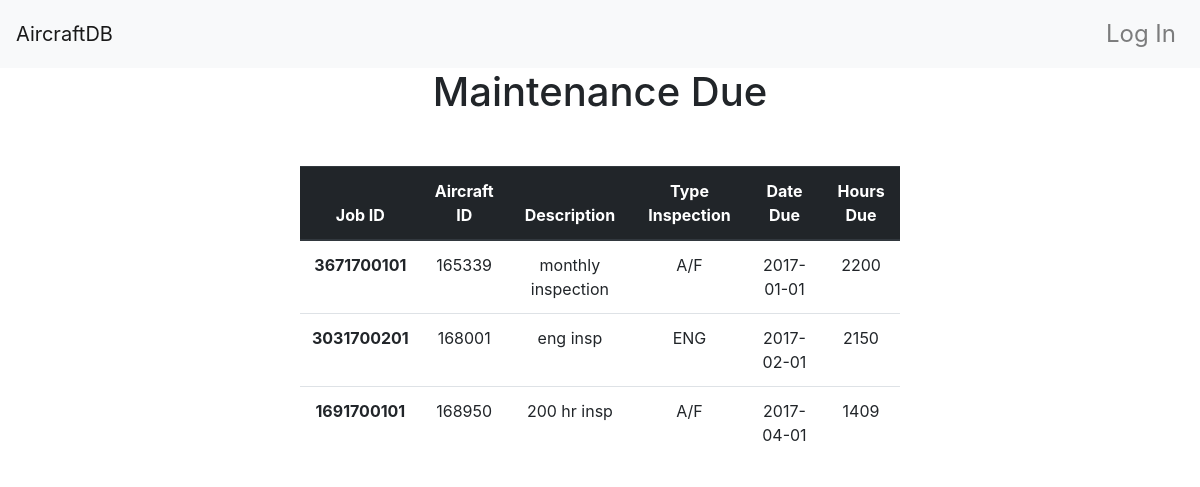
Page /mechanic/maintenance_due on the earlier database version.
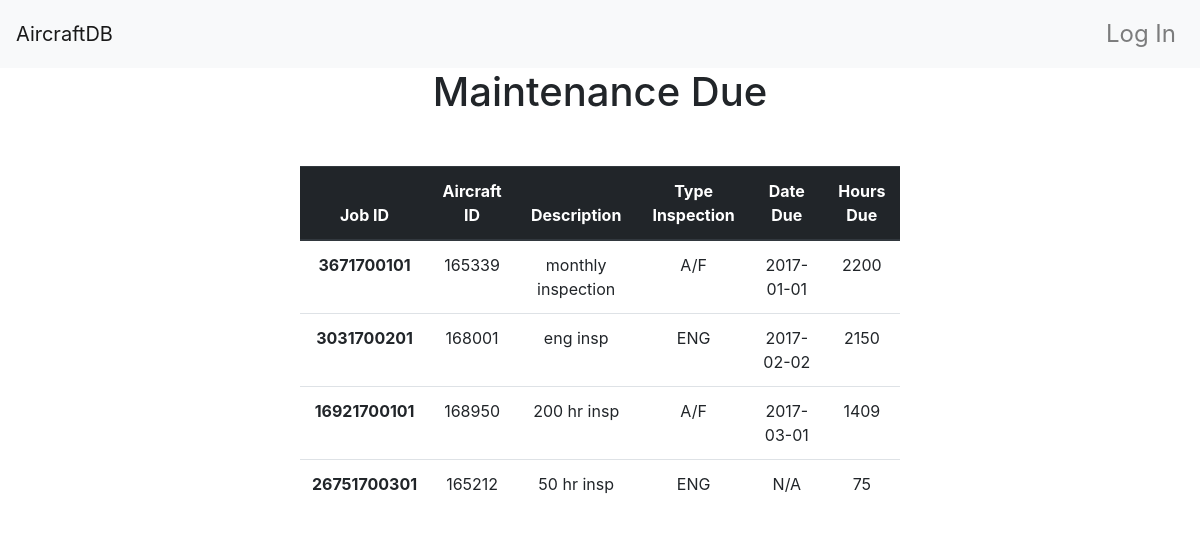
Same page on the later database version.
### app/models.py (models this page shows, shortened)
class MaintenanceDue(db.Model):
    __tablename__ = 'maintenanceDues'
    job_id = db.Column(db.Integer, primary_key = True)
    aircraft_id = db.Column(db.Integer, db.ForeignKey('aircrafts.aircraft_id'), primary_key = True)
    description = db.Column(db.String(150))
    type_inspection =  db.Column(db.String(80))
    date_due = db.Column(db.String)
    hours_due = db.Column(db.Integer)

### app/main/views.py (the view)
@main.route('/mechanic/maintenance_due')
def mechanic_get_maintenance_due():
    data = MaintenanceDue.query.all()
    return render_template('mechanic/maintenance_due.html', data=data)

### app/templates/mechanic/maintenance_due.html
{% extends "base.html" %}
{% block page_content %}
<div class="table_heading">
    <h1>Maintenance Due</h1>
</div>
  <div class="second-container">
    <table class="table">
    <thead class="thead-dark">
      <tr>
        <th scope="col">Job ID</th>
        <th scope="col">Aircraft ID</th>
        <th scope="col">Description</th>
        <th scope="col">Type Inspection</th>
        <th scope="col">Date Due</th>
        <th scope="col">Hours Due</th>
      </tr>
    </thead>
    <tbody>
    {% for row in data %}
      <tr>
        <th scope="row"> {{row.job_id}} </th>
        <td>{{row.aircraft_id}}</td>
        <td>{{row.description}}</td>
        <td>{{row.type_inspection}}</td>
        <td>{{row.date_due}}</td>
        <td>{{row.hours_due}}</td>
        {% endfor %}
    </tbody>
  </table>
  </div>
{% endblock %}

### app/templates/base.html (shortened to what this page needs)
<!doctype html>
<html lang="en">
  <head>
    <link rel="stylesheet" href="../../static/style.css">
    <link rel="stylesheet" href="https://maxcdn.bootstrapcdn.com/bootstrap/4.0.0-beta.2/css/bootstrap.min.css">
    <link rel= "stylesheet" href="https://cdnjs.cloudflare.com/ajax/libs/flexboxgrid/6.3.1/flexboxgrid.css">
  </head>
{% block navbar %}
<nav class="navbar navbar-expand-lg navbar-light bg-light">
  <a class="navbar-brand" href="#">AircraftDB</a>
  <div class="collapse navbar-collapse" id="navbarNav">
    <ul class="navbar-nav ">
        {% if current_user.is_authenticated %}
        <li class="nav-item">
          <a class="nav-link" href="{{ url_for('auth.logout') }}">Log Out</a>
        </li>
        {% else %}
        <li class="nav-item">
          <a class="nav-link" href="{{ url_for('auth.login') }}">Log In</a>
        </li>
        {% endif %}
    </ul>
  </div>
</nav>
{% endblock %}
{% block content %}
  <div>
{% block page_content %}{% endblock %}
</div>
{% endblock %}

### app/static/style.css (style rules this page uses)
.nav-link { font-size: 24px; }
div.second-container { margin-top: 50px; text-align: center; }
div.second-container table { width: 50%; margin: auto; float: none;; }
div.table_heading { text-align: center }

Differences in the rows shown:
changed MaintenanceDue "eng insp": date_due "2017-02-01" → "2017-02-02"
changed MaintenanceDue "200 hr insp": job_id "1691700101" → "16921700101"; date_due "2017-04-01" → "2017-03-01"
added MaintenanceDue: job_id "26751700301", aircraft_id "165212", description "50 hr insp", type_inspection "ENG", date_due "N/A", hours_due "75"
